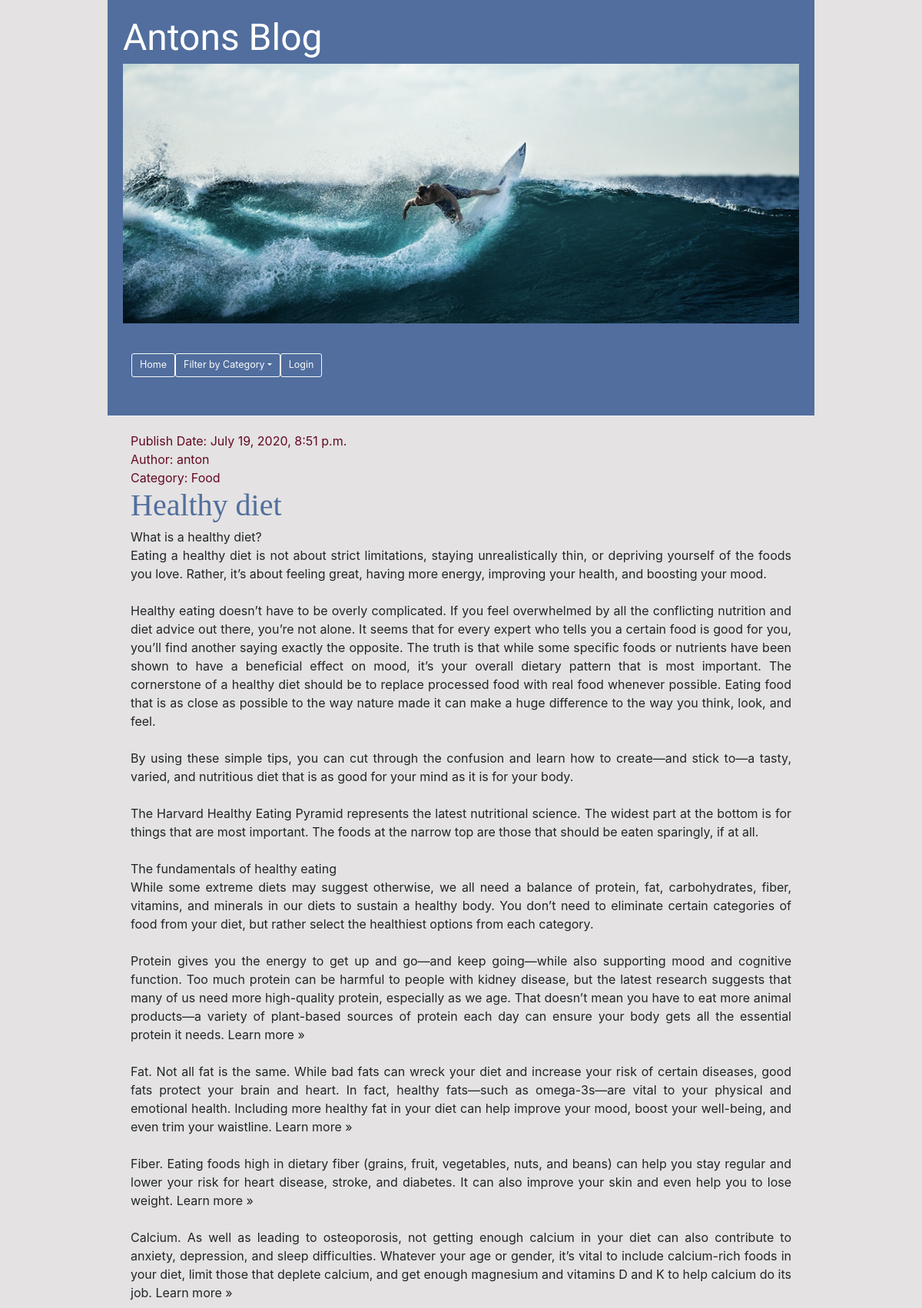
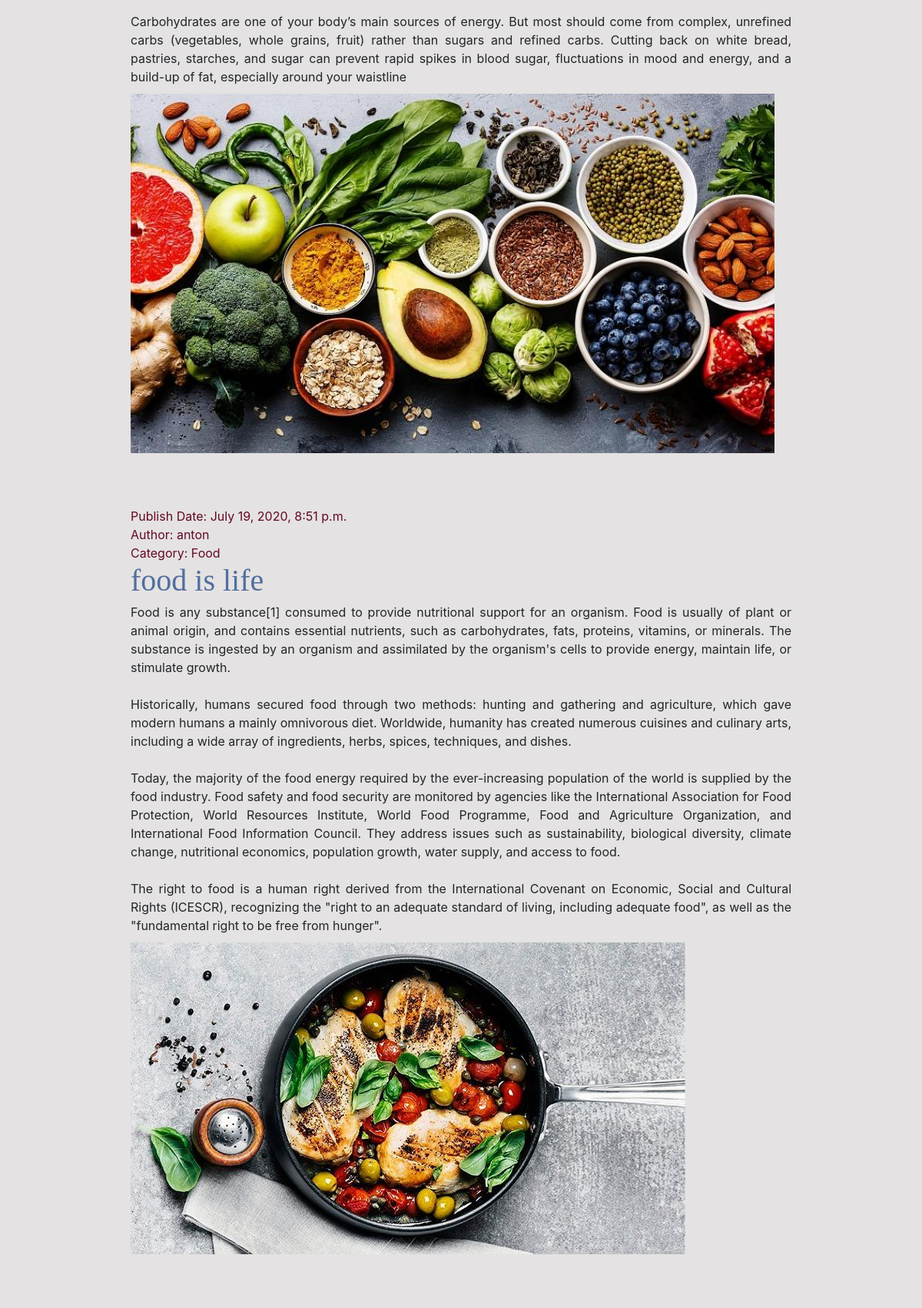
The app's page /?category=Food with its own data (2 pictures, top to bottom).
### blog/models.py (models this page shows, shortened)
class Post(models.Model):
    author = models.ForeignKey(settings.AUTH_USER_MODEL, on_delete=models.CASCADE)
    title = models.CharField(max_length=200)
    text = models.TextField()
    created_date = models.DateTimeField(default=timezone.now)
    published_date = models.DateTimeField(blank=True, null=True)
    image = models.ImageField(null=True, upload_to='images/')
    CATEGORY1 = 'Food'
    CATEGORY2 = 'Body'
    CATEGORY3 = 'Lifestyle'
    CATEGORY4 = 'Sport'
    CATEGORY5 = 'Other'
    CATEGORY_CHOICES = [
        (CATEGORY1, 'Food'),
        (CATEGORY2, 'Body'),
        (CATEGORY3, 'Lifestyle'),
        (CATEGORY4, 'Sport'),
        (CATEGORY5, 'Other')
    ]
    category = models.CharField(
        blank=True,
        max_length=20,
        choices=CATEGORY_CHOICES,
    )

### blog/views.py (the view)
# urls.py: path('', views.post_list, name='post_list'),
def post_list(request):
    posts = Post.objects.filter(published_date__lte=timezone.now()).order_by('published_date')
    category = request.GET.get('category')
    if category:
        posts = posts.filter(category=category)
    return render(request, 'blog/post_list.html', {'posts': posts, 'category_choices': Post.CATEGORY_CHOICES })

### blog/templates/blog/post_list.html (shortened to what this page needs)
{% extends 'blog/base.html' %}
{% load static %}
                {% block content %}
                {% for post in posts %}
                        <div class="post">
                            {% if post.published_date %}
                            <div class="date">
                                <a>Publish Date:  </a>{{ post.published_date }}
                            </div>
                            {% endif %}
                            {% if post.author %}
                            <div class="author">
                                <a>Author:  </a>{{ post.author }}
                            </div>
                            {% endif %}
                            <div class="category">
                                <a>Category:  </a>{{ post.category }}
                            </div>
                            <h2><a href="{% url 'post_detail' pk=post.pk %}">{{ post.title }}</a></h2>
                            <p>{{ post.text|linebreaksbr }}</p>
                            {% if post.image %}
                            <img class="img-responsive"src="{{ post.image.url}}" alt="{{ post.title }}" class="post-image">
                            {% endif %}
                        </div>
                    {% endfor %}
                {% endblock %}

### blog/static/css/blog.css (style rules this page uses)
body { background-color: #e4e2e2; padding-left: 125px; padding-right: 125px; }
h2 a { font-family: 'Bradley Hand', cursive; font-size: 30pt; color: #516e9e; }
.date { color: #630923; }
.author { color: #630923; }
.category { color: #630923; }
.post { margin-bottom: 70px; text-align: justify; text-justify: inter-word; font-size: 12pt; margin-left: 30px; margin-right: 30px; }
.post h2 a, .post h2 a:visited { color: #516e9e; }

### blog/templates/blog/base.html (style rules this page uses)
img { display: block;margin-bottom: 30px; }

### records on screen
Post: published_date "July 19, 2020, 8:51 p.m.", author "anton", category "Food", title "Healthy diet", text "What is a healthy diet? Eating a healthy diet is not about strict limitations, staying unrealistically thin, or depriving yourself of the foods you love. Rather, it’s about feeling great, having more energy, improving your health, and boosting your mood. Healthy eating doesn’t have to be overly complicated. If you feel overwhelmed by all the conflicting nutrition and diet advice out there, you’re not alone. It seems that for every expert who tells you a certain food is good for you, you’ll find another saying exactly the opposite. The truth is that while some specific foods or nutrients have been shown to have a beneficial effect on mood, it’s your overall dietary pattern that is most…", image (picture)
Post: published_date "July 19, 2020, 8:51 p.m.", author "anton", category "Food", title "food is life", text "Food is any substance[1] consumed to provide nutritional support for an organism. Food is usually of plant or animal origin, and contains essential nutrients, such as carbohydrates, fats, proteins, vitamins, or minerals. The substance is ingested by an organism and assimilated by the organism's cells to provide energy, maintain life, or stimulate growth. Historically, humans secured food through two methods: hunting and gathering and agriculture, which gave modern humans a mainly omnivorous diet. Worldwide, humanity has created numerous cuisines and culinary arts, including a wide array of ingredients, herbs, spices, techniques, and dishes. Today, the majority of the food energy required by…", image (picture)
